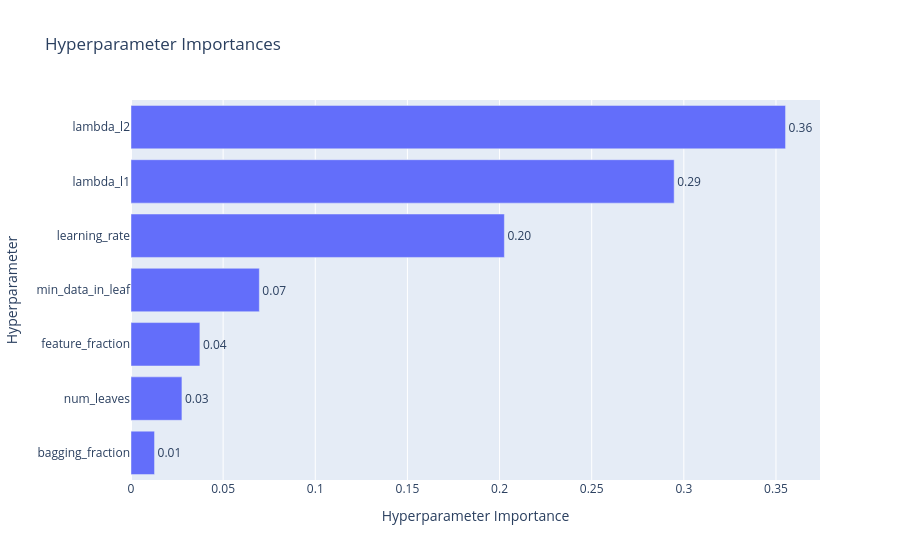

The notebook cell saved with this chart:
### Code cell
plot_param_importances(study)

### Figure 1 — Plotly figure (JSON) as saved in the notebook; plotly's stock layout.template omitted (floating-point values rounded to 4 significant figures)
{"data": [{"cliponaxis": false, "hovertemplate": ["bagging_fraction (FloatDistribution): 0.01277444979478374<extra></extra>", "num_leaves (IntDistribution): 0.027638593220751403<extra></extra>", "feature_fraction (FloatDistribution): 0.03737885726403042<extra></extra>", "min_data_in_leaf (IntDistribution): 0.06964106722868625<extra></extra>", "learning_rate (FloatDistribution): 0.20261630870352368<extra></extra>", "lambda_l1 (FloatDistribution): 0.2947536925398691<extra></extra>", "lambda_l2 (FloatDistribution): 0.3551970312483554<extra></extra>"], "name": "Objective Value", "orientation": "h", "text": ["0.01", "0.03", "0.04", "0.07", "0.20", "0.29", "0.36"], "textposition": "outside", "type": "bar", "x": [0.01277, 0.02764, 0.03738, 0.06964, 0.2026, 0.2948, 0.3552], "y": ["bagging_fraction", "num_leaves", "feature_fraction", "min_data_in_leaf", "learning_rate", "lambda_l1", "lambda_l2"]}], "layout": {"title": {"text": "Hyperparameter Importances"}, "xaxis": {"title": {"text": "Hyperparameter Importance"}}, "yaxis": {"title": {"text": "Hyperparameter"}}}}
